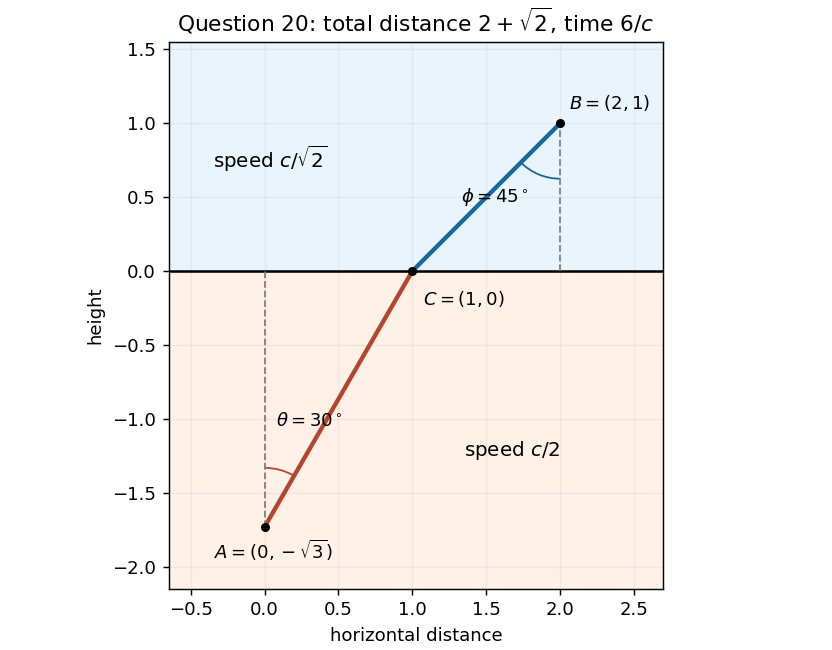

Write Python code to recreate this figure.
"""Generate the PNG in cwd. Python 3.14.4, NumPy 2.3.5, Matplotlib 3.10.7;
dependencies are declared in the repository pyproject.toml.
"""
from pathlib import Path
import os
os.environ.setdefault('MPLCONFIGDIR', '/tmp/nst-2023-ia-paper-1-matplotlib')
import matplotlib
matplotlib.use('Agg')
import matplotlib.pyplot as plt
from matplotlib.patches import Arc
import numpy as np

fig,ax=plt.subplots(figsize=(6.4,5),layout='constrained',facecolor='white')
A=np.array([0,-np.sqrt(3)])
C=np.array([1,0])
B=np.array([2,1])
ax.axhspan(-2.2,0,color='#fff1e7')
ax.axhspan(0,1.6,color='#eaf4fc')
ax.axhline(0,color='black',linewidth=1.4)
ax.plot([A[0],C[0]],[A[1],C[1]],color='#b3472d',linewidth=2.4)
ax.plot([C[0],B[0]],[C[1],B[1]],color='#17679a',linewidth=2.4)
ax.plot([A[0],A[0]],[A[1],0],color='gray',linestyle='--',linewidth=1)
ax.plot([B[0],B[0]],[0,B[1]],color='gray',linestyle='--',linewidth=1)
ax.add_patch(Arc(A,0.8,0.8,theta1=60,theta2=90,color='#b3472d'))
ax.add_patch(Arc(B,0.75,0.75,theta1=225,theta2=270,color='#17679a'))
for p,label,offset in [(A,'$A=(0,-\\sqrt{3})$',(-28,-18)),(C,'$C=(1,0)$',(6,-19)),(B,'$B=(2,1)$',(5,8))]:
    ax.plot(*p,'ko',markersize=4)
    ax.annotate(label,p,xytext=offset,textcoords='offset points',fontsize=10)
ax.text(0.08,-1.05,r'$\theta=30^\circ$',fontsize=10)
ax.text(1.33,0.47,r'$\phi=45^\circ$',fontsize=10)
ax.text(1.35,-1.25,r'speed $c/2$',fontsize=11)
ax.text(-0.35,0.7,r'speed $c/\sqrt{2}$',fontsize=11)
ax.set(xlim=(-0.65,2.7),ylim=(-2.15,1.55),xlabel='horizontal distance',ylabel='height',
       title=r'Question 20: total distance $2+\sqrt{2}$, time $6/c$')
ax.set_aspect('equal')
ax.grid(alpha=0.16)
fig.savefig(Path.cwd()/Path(__file__).with_suffix('.png').name,dpi=130,facecolor='white')
plt.close(fig)
